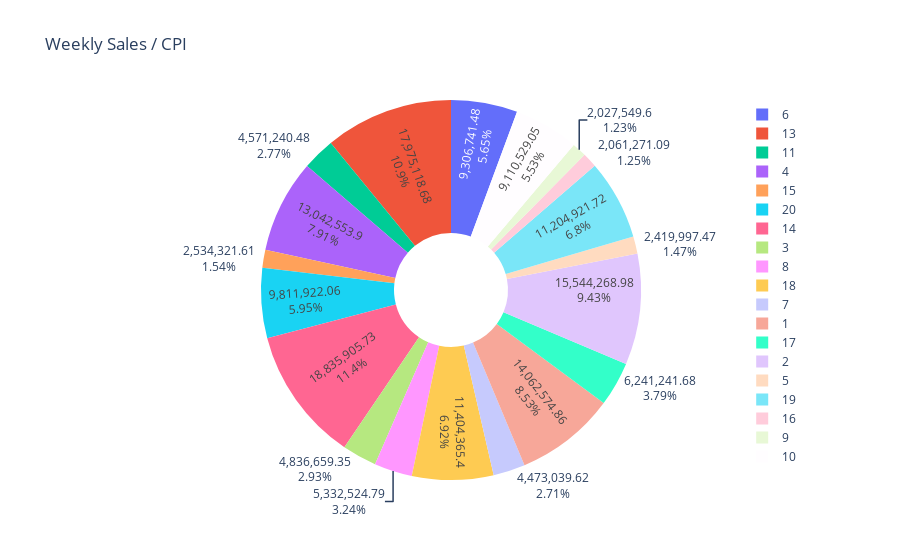

The code cell stored with this chart in its notebook:
### Markdown cell above
<u><h5>10. Weekly Sales & CPI

### Code cell
# fig = px.scatter(df, x='CPI', y='Weekly_Sales', title='Weekly Sales / CPI')
fig = px.pie(df, values='Weekly_Sales', names='Store', title='Weekly Sales / CPI', hole=.3)
fig.update_traces(sort=False, insidetextorientation='radial', textinfo='value+percent')
fig.show()

### Figure 1 — Plotly figure (JSON) as saved in the notebook; plotly's stock layout.template omitted (floating-point values rounded to 4 significant figures; data arrays with more than 128 entries replaced by an {"elided": "..."} marker saying what was removed)
{"data": [{"domain": {"x": [0, 1], "y": [0, 1]}, "hole": 0.3, "hovertemplate": "Store=%{label}<br>Weekly_Sales=%{value}<extra></extra>", "insidetextorientation": "radial", "labels": {"elided": "131 int values"}, "legendgroup": "", "name": "", "showlegend": true, "sort": false, "textinfo": "value+percent", "type": "pie", "values": {"elided": "131 float values"}}], "layout": {"legend": {"tracegroupgap": 0}, "title": {"text": "Weekly Sales / CPI"}}}
